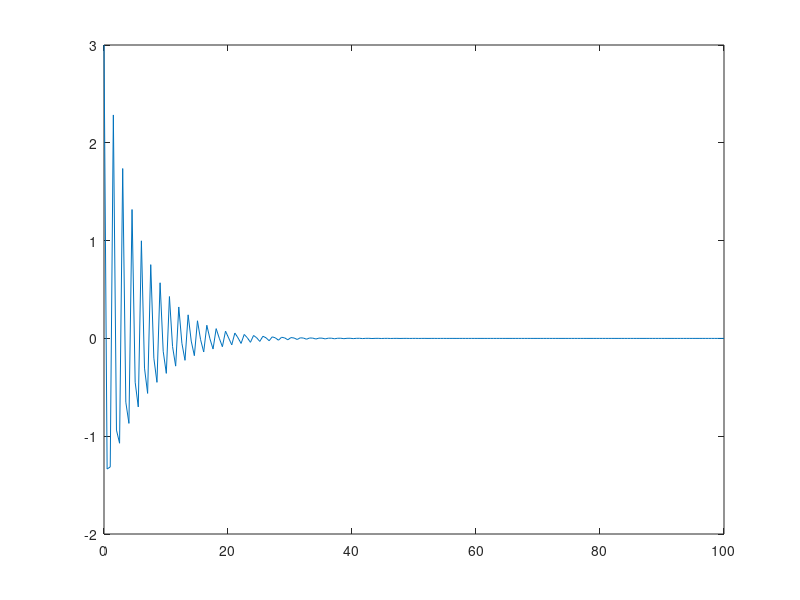
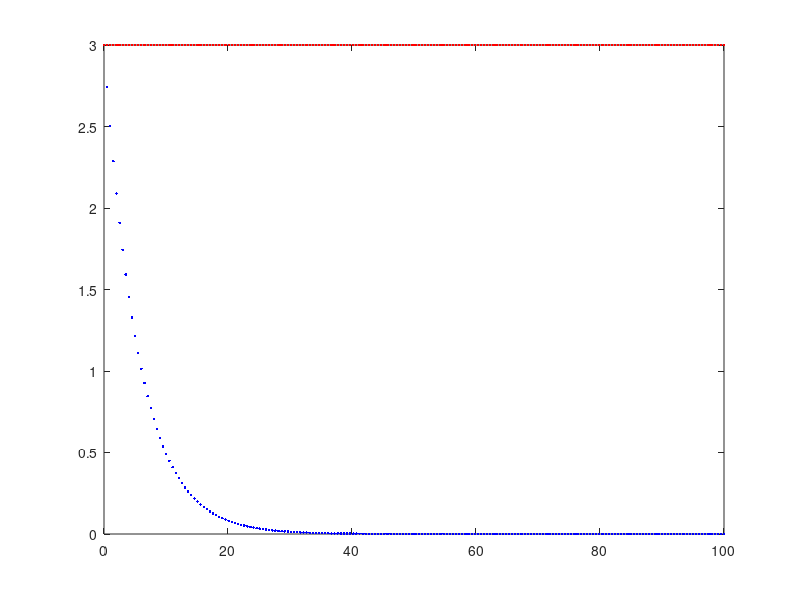
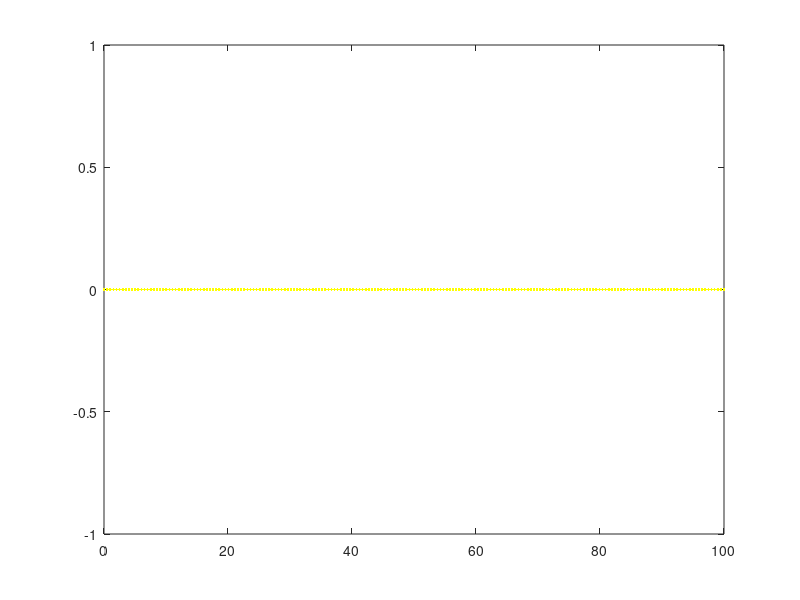
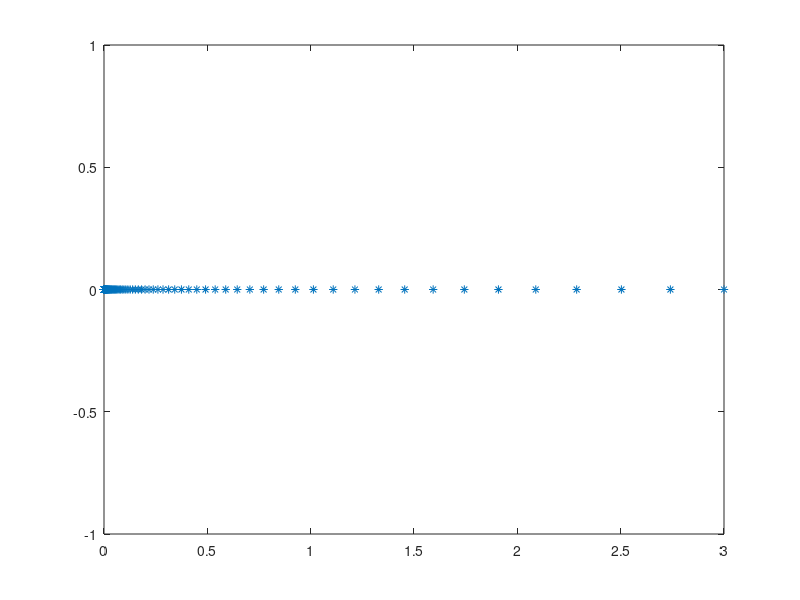

Source code (MATLAB) for these figures, in order:
x = linspace(0,100,200);
A = 3;
k = 3500;
m = 50;
f = 0;
omega = sqrt(k/m);
b = 18;
gamma = b/m;
sz = -1 * gamma / 2;
fd= f;
omegad = sqrt(omega^2-sz^2);
figure;
plot(x, A.*exp(x*sz).*cos((omegad*x+fd)));
hold on;
omega = linspace(0,100,200);
omegad = linspace(0,100,200);
figure;
plot(omegad,abs(A*exp(sz*omega)),".b" ,omega , A, ".r");
hold on;
figure;
plot(omega, f+atan2(0,A*exp(sz*omega)), ".y");
hold on;
Add = (A*exp(sz*omega));
niq = complex(Add, zeros(size(Add)));
figure;
plot(real(niq),imag(niq), "*");
hold off;